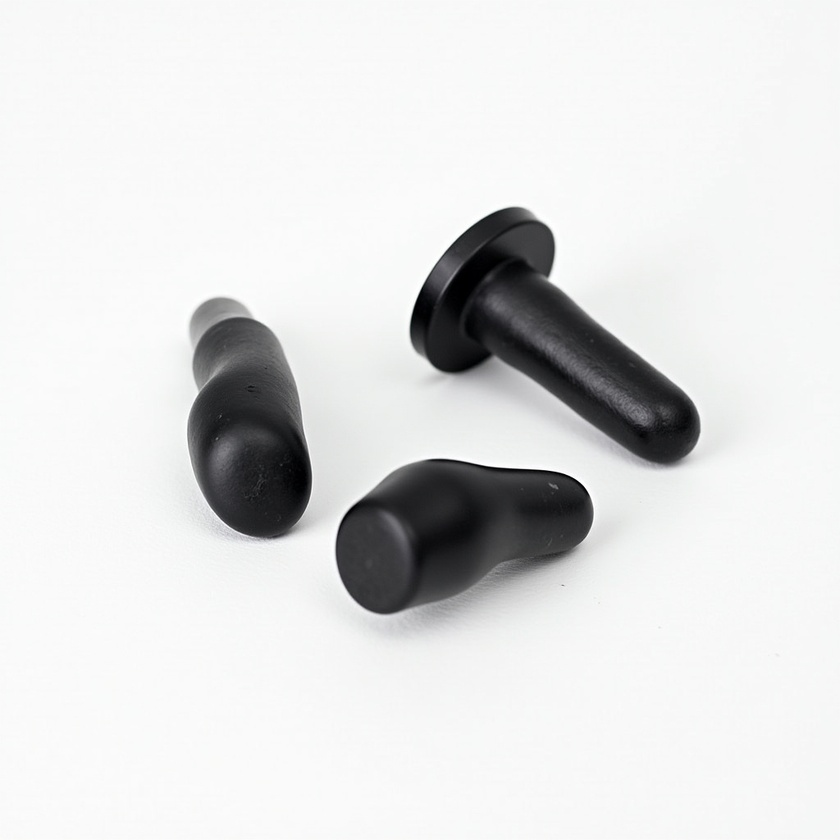
#> input picture pic_before.jpg, 840 x 840 px, shrunk from 1024 x 1024 before the run
$ jupyter execute vision.ipynb
#> lines starting #> are read from the running program, lines starting #| are printed output that depends on the picture; after the words box and inside, x2 and y2 are one past the last pixel; in counts of white or black regions, pixels touching at a corner belong together
[cell 1]
import cv2
import numpy as np
import matplotlib.pyplot as plt

from google.colab import files

uploaded = files.upload()
#> the answer given: pic_before.jpg
image_path = list(uploaded.keys())[0]

image = cv2.imread(image_path)
#> image is the input picture: shape (840, 840, 3); mean B, G, R 223, 223, 222.5
if image is None:
    raise ValueError("Изображение не найдено.")

image_rgb = cv2.cvtColor(image, cv2.COLOR_BGR2RGB)

gray = cv2.cvtColor(image, cv2.COLOR_BGR2GRAY)

_, binary = cv2.threshold(gray, 0, 255, cv2.THRESH_BINARY_INV + cv2.THRESH_OTSU)
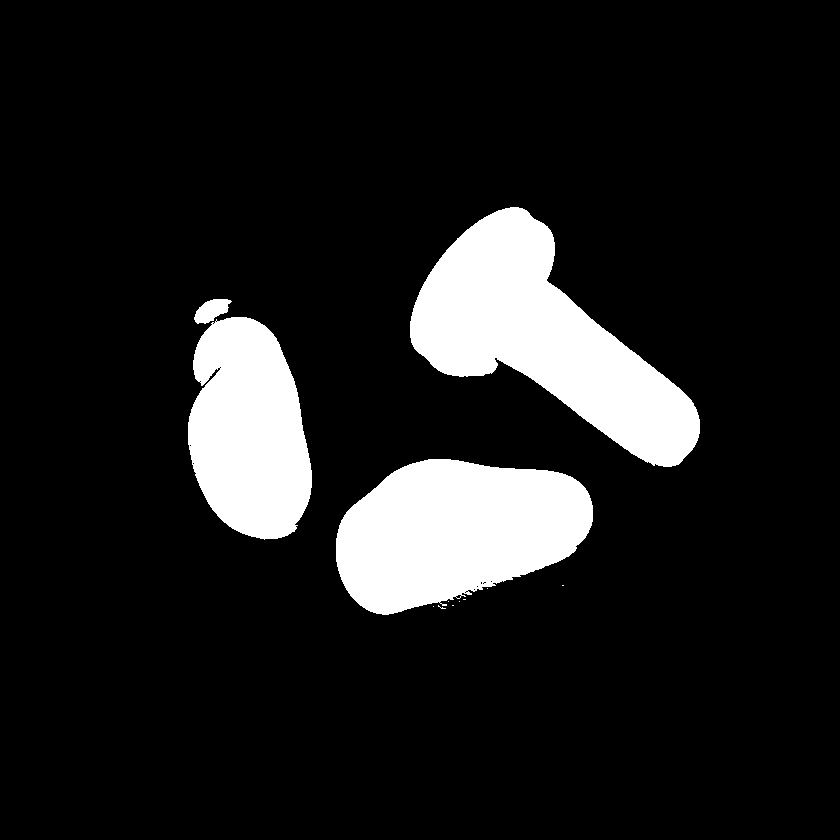
#> binary: shape (840, 840); 11.9% white; 12 white regions (8 under 20 px), largest, box (x1, y1, x2, y2) and area: (410, 207, 700, 467) 33384, (336, 459, 593, 615) 28847, (188, 317, 312, 540) 21129, (194, 299, 232, 324) 585

kernel = cv2.getStructuringElement(cv2.MORPH_ELLIPSE, (3, 3))
binary = cv2.morphologyEx(binary, cv2.MORPH_OPEN, kernel, iterations=1)
#> binary: shape (840, 840); 11.9% white; 4 white regions

contours, hierarchy = cv2.findContours(binary, cv2.RETR_EXTERNAL, cv2.CHAIN_APPROX_SIMPLE)
#> contours = 4 contours; box (x1, y1, x2, y2) and area: (410, 207, 700, 467) 33010, (336, 459, 593, 615) 28496, (188, 317, 312, 540) 20831, (194, 299, 232, 324) 538

min_area = 50
filtered_contours = []
for cnt in contours:
    area = cv2.contourArea(cnt)
    if area > min_area:
        filtered_contours.append(cnt)
#> this loop made 4 passes
#> area on passes 1 to 4: 28496.5, 20831, 537.5, 33009.5
#> after the loop, filtered_contours has the same summary as contours

contours = filtered_contours

if not contours:
    raise ValueError("Не нашлось контуров (или все отфильтрованы).")

object_data = []  # (cx, cy, area, contour)
for cnt in contours:
    area = cv2.contourArea(cnt)
    M = cv2.moments(cnt)
    if M["m00"] != 0:
        cx = int(M["m10"] / M["m00"])
        cy = int(M["m01"] / M["m00"])
    else:
        cx, cy = 0, 0
    object_data.append((cx, cy, area, cnt))
#> this loop made 4 passes
#> (area, cx, cy) on passes 1 to 4: (28496.5, 455, 531), (20831, 248, 430), (537.5, 211, 310), (33009.5, 543, 337)
#> after the loop, object_data = 4 items

num_objects = len(object_data)
#> num_objects = 4

object_data.sort(key=lambda x: x[2])  # сортируем по площади
smallest = object_data[0]
#> smallest = 4 items, first 4: 211, 310, 537.5, contour of 46 points, box (x1, y1, x2, y2) (194, 299, 232, 324), area 538
largest = object_data[-1]
#> largest = 4 items, first 4: 543, 337, 33009.5, contour of 364 points, box (x1, y1, x2, y2) (410, 207, 700, 467), area 33010

(cx_small, cy_small, area_small, cnt_small) = smallest
#> cx_small = 211; cy_small = 310; area_small = 537.5; cnt_small = contour of 46 points, box (x1, y1, x2, y2) (194, 299, 232, 324), area 538
(cx_large, cy_large, area_large, cnt_large) = largest
#> cx_large = 543; cy_large = 337; area_large = 33009.5; cnt_large = contour of 364 points, box (x1, y1, x2, y2) (410, 207, 700, 467), area 33010

#Визуализация (рисуем контуры и подписи)
output_image = image.copy()

for (cx, cy, area, cnt) in object_data:
    # Рисуем контур
    cv2.drawContours(output_image, [cnt], -1, (0, 255, 0), 2)
    # Ставим точку в центре
    cv2.circle(output_image, (cx, cy), 5, (0, 0, 255), -1)
    # Подписываем координаты
    cv2.putText(output_image, f"({cx},{cy})", (cx+5, cy-5),
                cv2.FONT_HERSHEY_SIMPLEX, 0.6, (255, 0, 0), 2)
#> this loop made 4 passes
#> (cx, cy, area) on passes 1 to 4: (211, 310, 537.5), (248, 430, 20831), (455, 531, 28496.5), (543, 337, 33009.5)
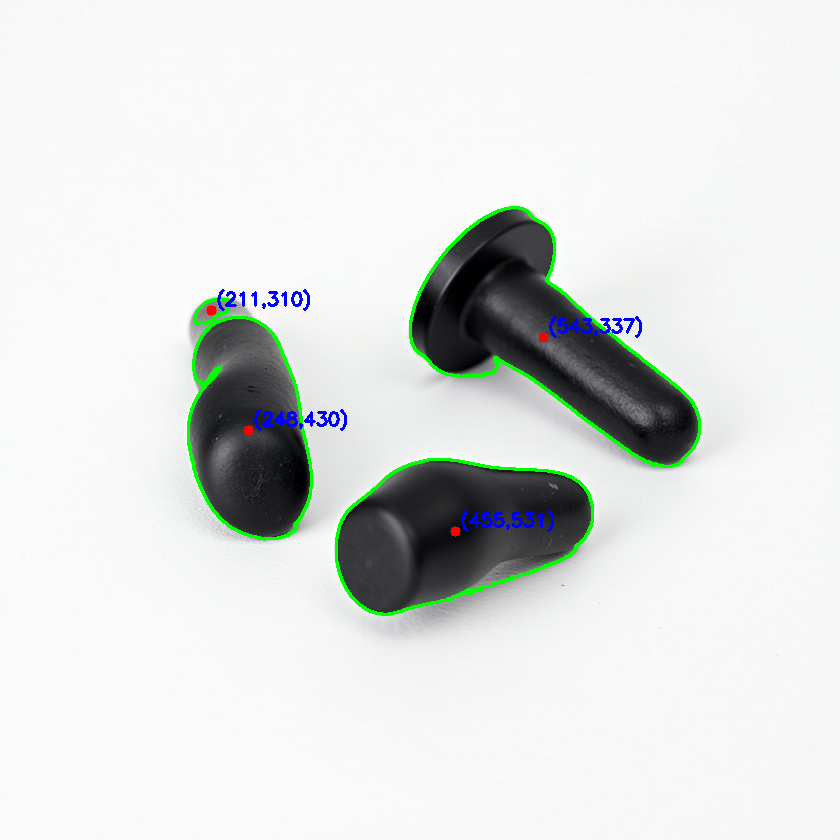
#> output_image: shape (840, 840, 3); 1.55% of pixels changed, all inside (x1, y1, x2, y2) = (187, 206, 701, 616)

# Подписи для самого большого/маленького
cv2.putText(output_image, "Smallest", (cx_small, cy_small - 15),
            cv2.FONT_HERSHEY_SIMPLEX, 0.7, (255, 0, 255), 2)
cv2.putText(output_image, "Largest", (cx_large, cy_large - 15),
            cv2.FONT_HERSHEY_SIMPLEX, 0.7, (255, 0, 255), 2)
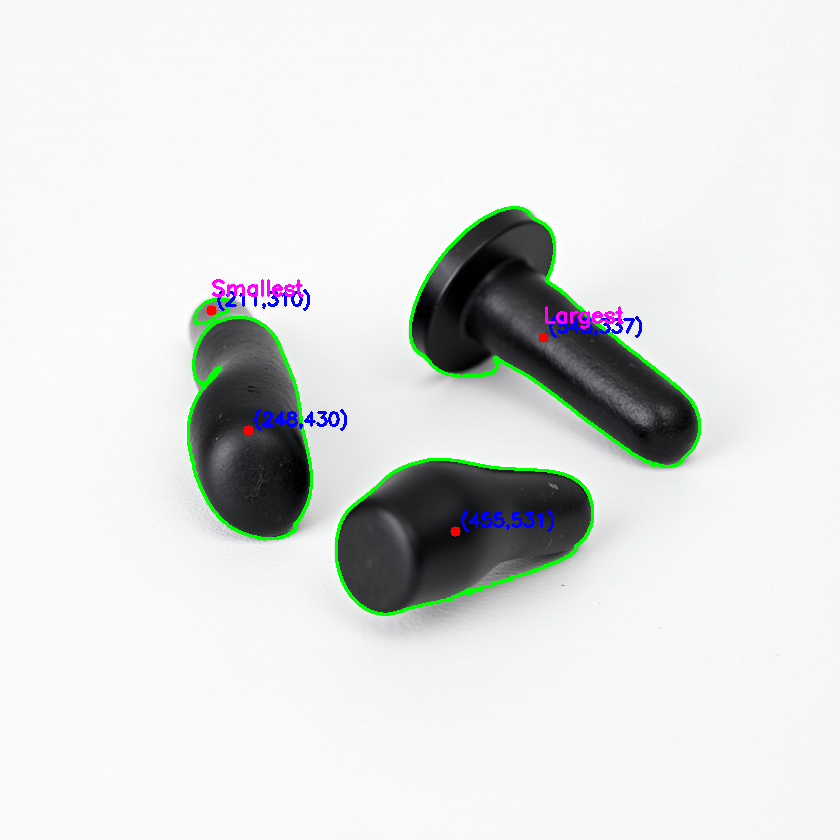
#> output_image: shape (840, 840, 3); mean B, G, R 222.1, 223.4, 220.8

output_image_rgb = cv2.cvtColor(output_image, cv2.COLOR_BGR2RGB)

# результат
plt.figure(figsize=(12, 6))
plt.subplot(1,2,1)
plt.title(f"Исходное (найдено объектов: {num_objects})")
plt.imshow(image_rgb)
plt.axis("off")

plt.subplot(1,2,2)
plt.title("Результат обработки")
plt.imshow(output_image_rgb)
plt.axis("off")
plt.show()
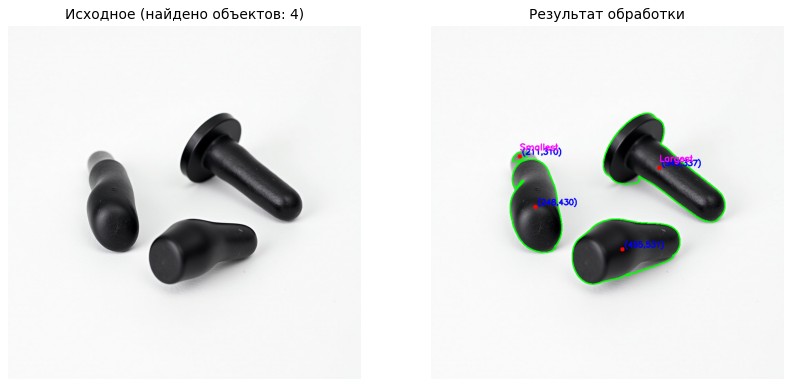
#> figure drawn by matplotlib, 2 panels


print("Количество объектов:", num_objects)
#| Количество объектов: 4
print("Координаты (x, y) самого маленького объекта:", (cx_small, cy_small))
#| Координаты (x, y) самого маленького объекта: (211, 310)
print("Координаты (x, y) самого большого объекта:", (cx_large, cy_large))
#| Координаты (x, y) самого большого объекта: (543, 337)
